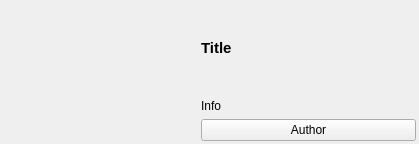
<?xml version="1.0" encoding="UTF-8"?>
<ui version="4.0">
 <class>Form</class>
 <widget class="QWidget" name="Form">
  <property name="geometry">
   <rect>
    <x>0</x>
    <y>0</y>
    <width>419</width>
    <height>144</height>
   </rect>
  </property>
  <property name="sizePolicy">
   <sizepolicy hsizetype="Preferred" vsizetype="Fixed">
    <horstretch>0</horstretch>
    <verstretch>0</verstretch>
   </sizepolicy>
  </property>
  <property name="cursor">
   <cursorShape>PointingHandCursor</cursorShape>
  </property>
  <property name="acceptDrops">
   <bool>false</bool>
  </property>
  <property name="windowTitle">
   <string>Form</string>
  </property>
  <layout class="QVBoxLayout" name="verticalLayout">
   <property name="leftMargin">
    <number>0</number>
   </property>
   <property name="topMargin">
    <number>0</number>
   </property>
   <property name="rightMargin">
    <number>0</number>
   </property>
   <property name="bottomMargin">
    <number>0</number>
   </property>
   <item>
    <layout class="QGridLayout" name="pub_grid">
     <property name="leftMargin">
      <number>3</number>
     </property>
     <property name="topMargin">
      <number>3</number>
     </property>
     <property name="rightMargin">
      <number>3</number>
     </property>
     <property name="bottomMargin">
      <number>3</number>
     </property>
     <item row="0" column="1" rowspan="3">
      <widget class="QLabel" name="thumbnail">
       <property name="sizePolicy">
        <sizepolicy hsizetype="Preferred" vsizetype="Preferred">
         <horstretch>0</horstretch>
         <verstretch>0</verstretch>
        </sizepolicy>
       </property>
       <property name="minimumSize">
        <size>
         <width>192</width>
         <height>108</height>
        </size>
       </property>
       <property name="maximumSize">
        <size>
         <width>192</width>
         <height>108</height>
        </size>
       </property>
       <property name="text">
        <string/>
       </property>
       <property name="scaledContents">
        <bool>true</bool>
       </property>
      </widget>
     </item>
     <item row="1" column="2">
      <widget class="QLabel" name="info_label">
       <property name="text">
        <string>Info</string>
       </property>
      </widget>
     </item>
     <item row="0" column="2">
      <widget class="QLabel" name="title">
       <property name="sizePolicy">
        <sizepolicy hsizetype="Preferred" vsizetype="MinimumExpanding">
         <horstretch>0</horstretch>
         <verstretch>0</verstretch>
        </sizepolicy>
       </property>
       <property name="font">
        <font>
         <pointsize>11</pointsize>
         <weight>75</weight>
         <bold>true</bold>
        </font>
       </property>
       <property name="text">
        <string>Title</string>
       </property>
       <property name="wordWrap">
        <bool>true</bool>
       </property>
      </widget>
     </item>
     <item row="2" column="2">
      <widget class="QPushButton" name="channel">
       <property name="sizePolicy">
        <sizepolicy hsizetype="Ignored" vsizetype="Maximum">
         <horstretch>0</horstretch>
         <verstretch>0</verstretch>
        </sizepolicy>
       </property>
       <property name="text">
        <string>Author</string>
       </property>
      </widget>
     </item>
    </layout>
   </item>
  </layout>
 </widget>
 <resources/>
 <connections/>
</ui>
